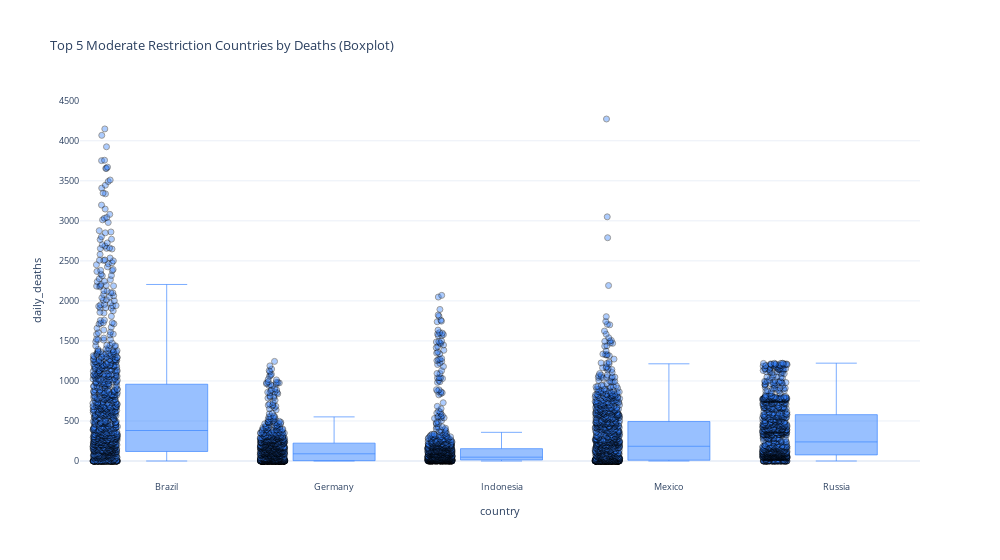

The code cell stored with this chart in its notebook:
### Markdown cell above
These “low restriction” countries reveal a significant range in daily deaths, underscoring that relaxed policies alone do not uniformly translate into low fatality rates. 

Spain and the United Kingdom, for instance, show larger spikes (visible in the tall outliers), suggesting periods when daily fatalities surged well beyond the median. 

In contrast, Japan’s boxplot remains relatively compressed, pointing to a more stable pattern of daily deaths despite similarly low restriction levels. This divergence implies that factors like population density, healthcare infrastructure, and timing of virus surges can be as influential—if not more so—than policy strictness alone. 

---

### Code cell
# =========================================================
# Seção 2: Boxplot para Moderate Restriction Countries
# =========================================================
fig_moderate = px.box(
    moderate_top5_df,
    x='country',
    y='daily_deaths',
    points='all',
    title="Top 5 Moderate Restriction Countries by Deaths (Boxplot)",
    color_discrete_sequence=['#3381ff']
)
fig_moderate.update_layout(
    template='plotly_white',
    plot_bgcolor='white',
    title_font_size=13.2,
    font=dict(size=8.8),
    xaxis=dict(tickfont=dict(size=8.8)),
    yaxis=dict(tickfont=dict(size=8.8)),
    width=1000
)
fig_moderate.update_traces(
    marker=dict(size=6, opacity=0.4, line=dict(width=1, color='black'))
)
fig_moderate.for_each_trace(lambda t: t.update(line=dict(width=0.65)))
fig_moderate.show()

### Figure 1 — Plotly figure (JSON) as saved in the notebook; plotly's stock layout.template omitted (floating-point values rounded to 4 significant figures; data arrays with more than 128 entries replaced by an {"elided": "..."} marker saying what was removed)
{"data": [{"alignmentgroup": "True", "boxpoints": "all", "hovertemplate": "country=%{x}<br>daily_deaths=%{y}<extra></extra>", "legendgroup": "", "line": {"width": 0.65}, "marker": {"color": "#3381ff", "line": {"color": "black", "width": 1}, "opacity": 0.4, "size": 6}, "name": "", "notched": false, "offsetgroup": "", "orientation": "v", "showlegend": false, "type": "box", "x": {"elided": "5430 str values"}, "x0": " ", "xaxis": "x", "y": {"elided": "5430 int values"}, "y0": " ", "yaxis": "y"}], "layout": {"boxmode": "group", "font": {"size": 8.8}, "legend": {"tracegroupgap": 0}, "plot_bgcolor": "white", "title": {"font": {"size": 13.2}, "text": "Top 5 Moderate Restriction Countries by Deaths (Boxplot)"}, "width": 1000, "xaxis": {"anchor": "y", "domain": [0, 1], "tickfont": {"size": 8.8}, "title": {"text": "country"}}, "yaxis": {"anchor": "x", "domain": [0, 1], "tickfont": {"size": 8.8}, "title": {"text": "daily_deaths"}}}}
